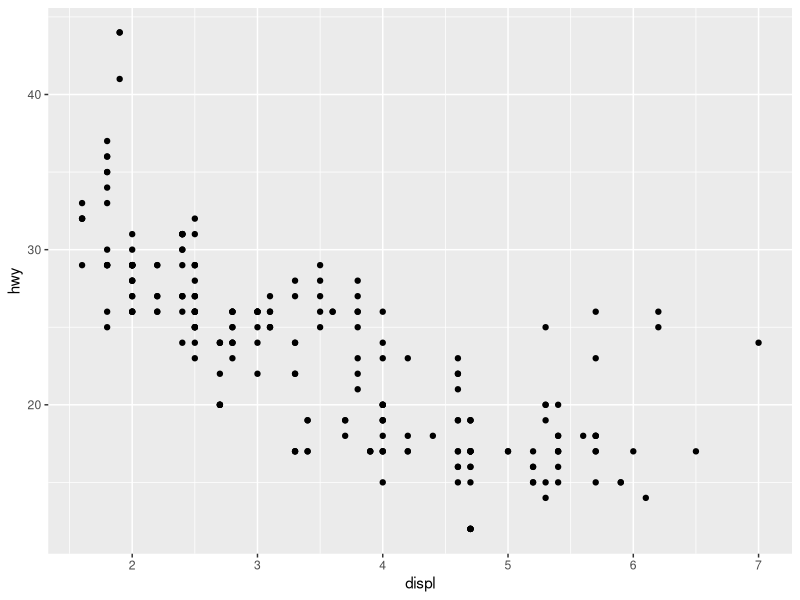
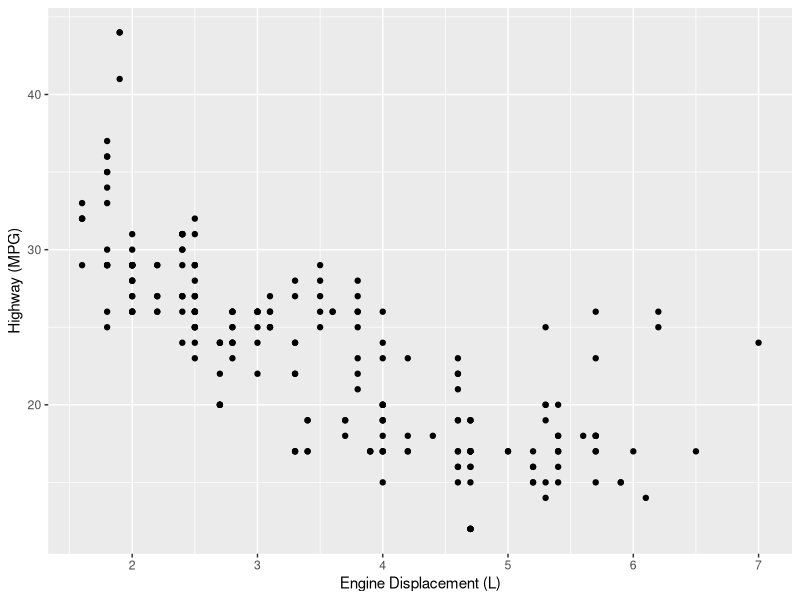
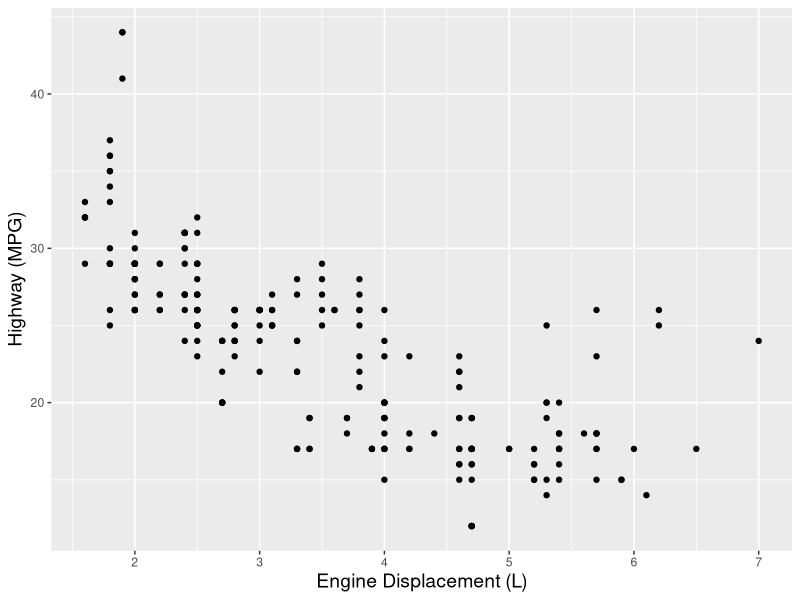
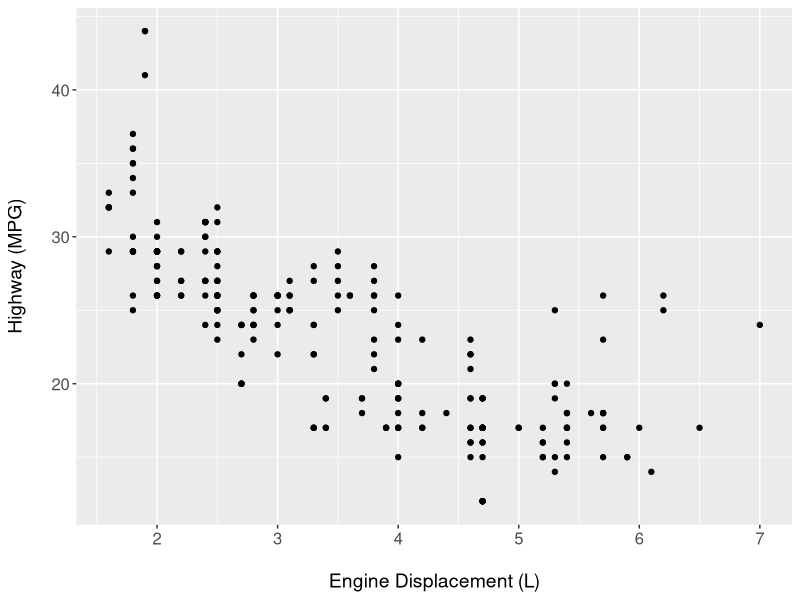
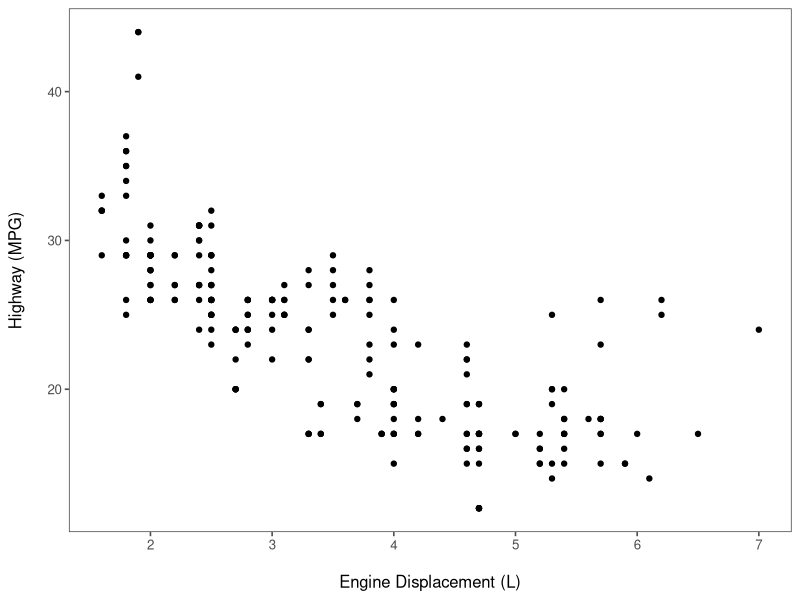
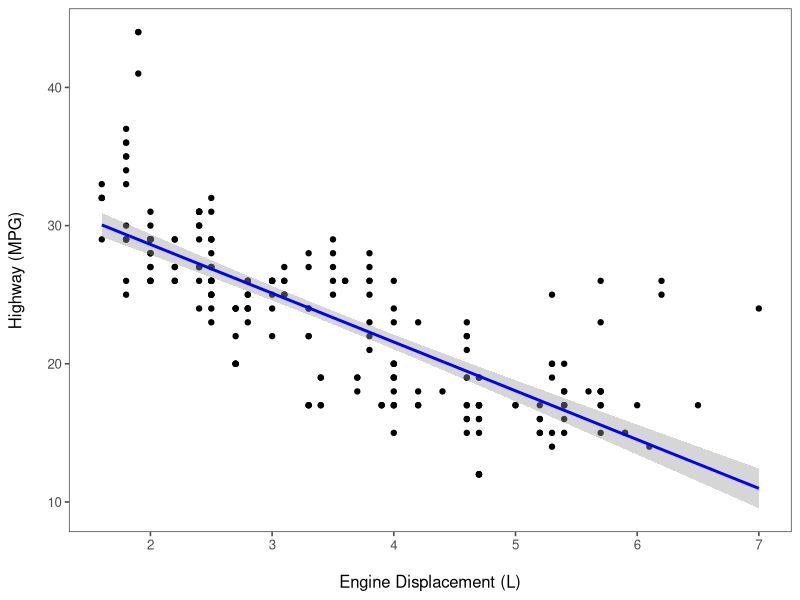
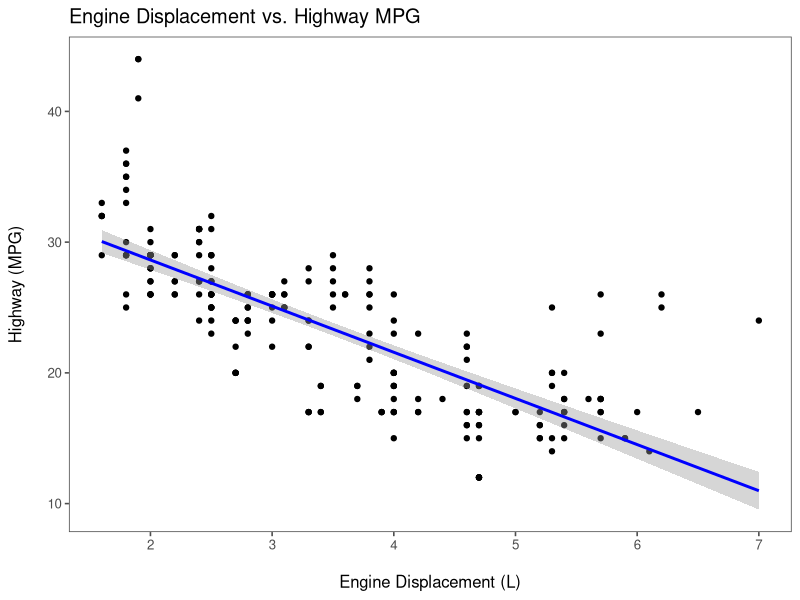
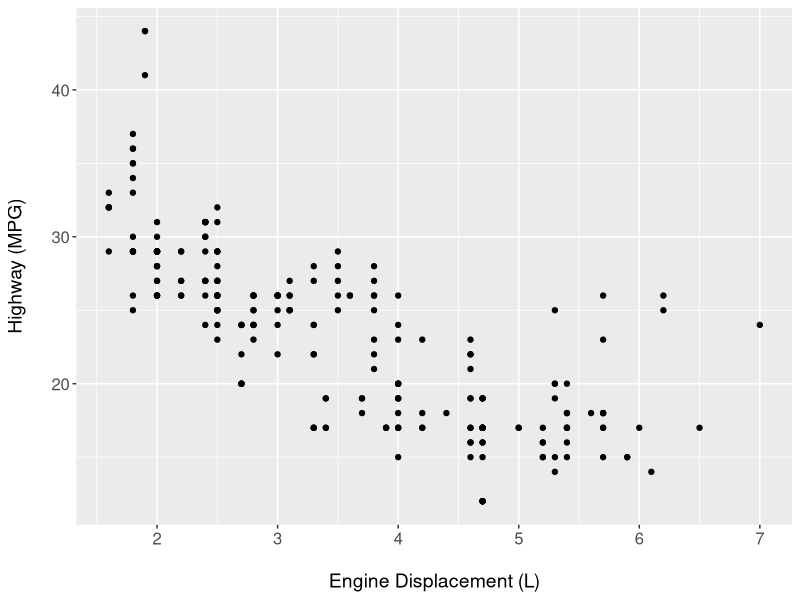

Here is the R script that generated these plots, in order:
library(ggplot2)
library(ggthemes)
library(data.table)

#setwd as the directory where this file is saved
setwd(dirname(rstudioapi::getActiveDocumentContext()$path))

head(mpg)
str(mpg)

# original plot
ggplot(data = mpg) + 
  geom_point(mapping = aes(x = displ, y = hwy))

#now change y and x label name
ggplot(data = mpg) + 
  geom_point(mapping = aes(x = displ, y = hwy)) +
  labs(x = "Engine Displacement (L)", y = "Highway (MPG)")

#increase label size
ggplot(data = mpg) + 
  geom_point(mapping = aes(x = displ, y = hwy)) +
  labs(x = "Engine Displacement (L)", y = "Highway (MPG)") +
  theme(axis.title.x = element_text(size = 14),
        axis.title.y = element_text(size = 14))

#increase breaks font size
ggplot(data = mpg) + 
  geom_point(mapping = aes(x = displ, y = hwy)) +
  labs(x = "\nEngine Displacement (L)", y = "Highway (MPG)\n") +
  theme(axis.title.x = element_text(size = 14),
        axis.title.y = element_text(size = 14),
        axis.text.x = element_text(size = 12),
        axis.text.y = element_text(size = 12))
ggsave("w1-data-viz-1.png", width = 5, height = 3.5)

# set theme_few()
ggplot(data = mpg) + 
  geom_point(mapping = aes(x = displ, y = hwy)) +
  labs(x = "\nEngine Displacement (L)", y = "Highway (MPG)\n") +
  theme(axis.title.x = element_text(size = 14),
        axis.title.y = element_text(size = 14),
        axis.text.x = element_text(size = 12),
        axis.text.y = element_text(size = 12)) +
  theme_few()
ggsave("w1-data-viz-1-few.png", width = 5, height = 3.5)

# add geom_smooth
ggplot(data = mpg) + 
  geom_point(mapping = aes(x = displ, y = hwy)) +
  labs(x = "\nEngine Displacement (L)", y = "Highway (MPG)\n") +
  theme(axis.title.x = element_text(size = 14),
        axis.title.y = element_text(size = 14),
        axis.text.x = element_text(size = 12),
        axis.text.y = element_text(size = 12)) +
  geom_smooth(mapping = aes(x = displ, y = hwy), method = "lm", color = "blue") +
  theme_few()
ggsave("w1-data-viz-2.png", width = 5, height = 3.5)

# add title
ggplot(data = mpg) + 
  geom_point(mapping = aes(x = displ, y = hwy)) +
  labs(x = "\nEngine Displacement (L)", y = "Highway (MPG)\n", 
       title = "Engine Displacement vs. Highway MPG") +
  theme(axis.title.x = element_text(size = 14),
        axis.title.y = element_text(size = 14),
        axis.text.x = element_text(size = 12),
        axis.text.y = element_text(size = 12)) +
  geom_smooth(mapping = aes(x = displ, y = hwy), method = "lm", color = "blue") +
  theme_few()
ggsave("w1-data-viz-3.png", width = 5, height = 3.5)
